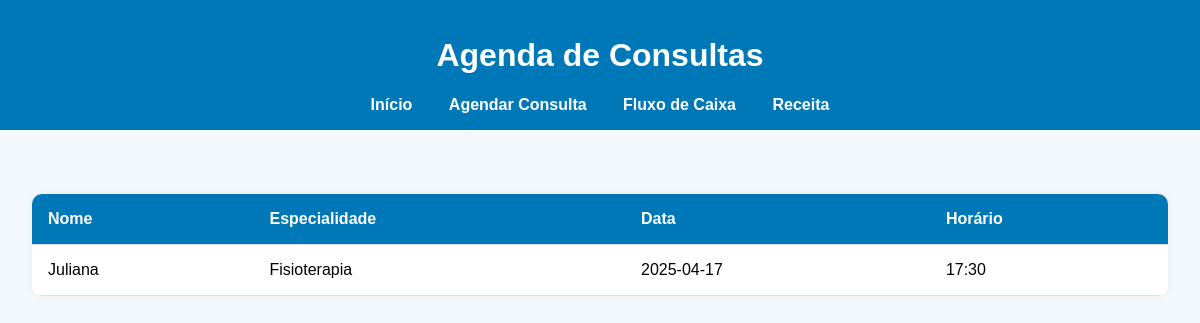
Screenshot of /listar with the database file from the repository.
### tables this page shows
CREATE TABLE agendamentos (
        id INTEGER PRIMARY KEY AUTOINCREMENT,
        nome TEXT,
        especialidade TEXT,
        data TEXT
    , horario TEXT);

### main.py (the view)
@app.get("/listar", response_class=HTMLResponse)
def mostrar_relatorio(request: Request):
    cursor = conn.cursor()
    cursor.execute("SELECT * FROM agendamentos")
    agendamentos = cursor.fetchall()
    return templates.TemplateResponse("listar.html", {"request": request, "agendamentos": agendamentos})

### templates/listar.html (shortened to what this page needs)
<!DOCTYPE html>
<html lang="pt-br">
<head>
    <link rel="stylesheet" href="/static/style.css">
</head>
<body>
    <header>
        <h1>Agenda de Consultas</h1>
        <nav>
            <a href="/">Início</a>
            <a href="/agendar">Agendar Consulta</a>
            <a href="/caixa">Fluxo de Caixa</a>
            <a href="/receita">Receita</a>
        </nav>
    </header>
    <main>
        {% if agendamentos %}
        <table>
            <thead>
                <tr>
                    <th>Nome</th>
                    <th>Especialidade</th>
                    <th>Data</th>
                    <th>Horário</th>
                </tr>
            </thead>
            <tbody>
                {% for agendamento in agendamentos %}
                <tr>
                    <td>{{ agendamento[1] }}</td>
                    <td>{{ agendamento[2] }}</td>
                    <td>{{ agendamento[3] }}</td>
                    <td>{{ agendamento[4] }}</td>
                </tr>
                {% endfor %}
            </tbody>
        </table>
        {% else %}
            <p>Nenhuma consulta agendada ainda.</p>
        {% endif %}
    </main>
</body>
</html>

### static/style.css (style rules this page uses)
body { font-family: Arial, sans-serif; background-color: #f2f8fc; margin: 0; padding: 0; }
header { background-color: #0077b6; color: white; padding: 1em; text-align: center; }
nav a { margin: 0 1em; color: white; text-decoration: none; font-weight: bold; }
main { padding: 2em; }
table { width: 100%; border-collapse: collapse; margin-top: 2em; background: white; box-shadow: 0 0 8px rgba(0,0,0,0.05); border-radius: 10px; overflow: hidden; }
th, td { padding: 1em; text-align: left; border-bottom: 1px solid #ddd; }
th { background-color: #0077b6; color: white; }

### rows the page displays
agendamentos: nome "Juliana", especialidade "Fisioterapia", data "2025-04-17", horario "17:30"
